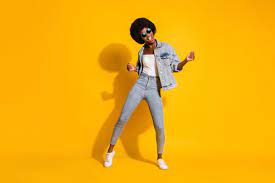
#> input picture images/photo.jpg, 275 x 183 px
$ python lire_blur.py
#> lines starting #> are read from the running program, lines starting #| are printed output that depends on the picture
import cv2
import matplotlib.pyplot as plt

image_url = '../../../images/photo.jpg'

image = cv2.imread(image_url)
#> image is the input picture: shape (183, 275, 3); mean B, G, R 14.3, 174.3, 241.9

imageGris = cv2.cvtColor(image, cv2.COLOR_BGR2GRAY)
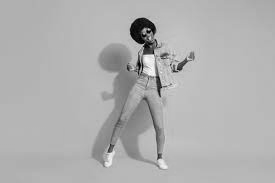
#> imageGris: shape (183, 275); min 1, max 251, mean 176.2
imageBlur = cv2.GaussianBlur(imageGris, (7, 7), 10)
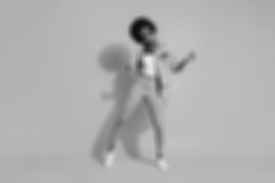
#> imageBlur: shape (183, 275); min 14, max 234, mean 176.2

cv2.imshow('image bruite', imageBlur)
cv2.waitKey(0)
